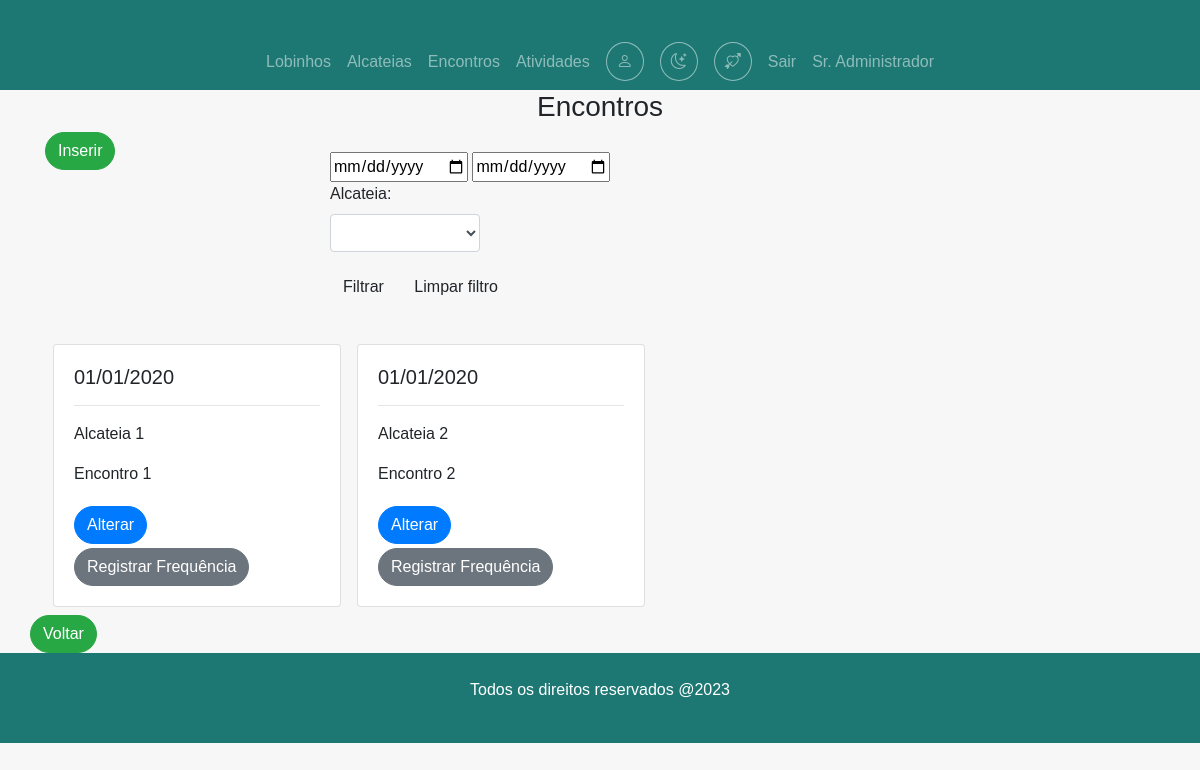
The app's page /app/controller/EncontroController.php (signed in) with its own data.
### tables this page shows
CREATE TABLE tb_encontros(
  id_encontro int AUTO_INCREMENT,
  id_alcateia int NOT NULL,
  data DATE NOT NULL,
  descricao TEXT(255) NOT NULL,
  PRIMARY KEY (id_encontro),
  FOREIGN KEY (id_alcateia) REFERENCES tb_alcateias (id_alcateia)
);

CREATE TABLE tb_alcateias (
  id_alcateia int AUTO_INCREMENT,
  id_usuario_chefe int,
  id_usuario_primo int,
  nome VARCHAR(100) NOT NULL,
  PRIMARY KEY (id_alcateia)
);

### app/model/Encontro.php (called while the page is built, shortened)
<?php
class Encontro{
    private $id_encontro;
    private $alcateia;
    private $data;
    private $descricao;
    private $id_alcateia;
    public function getId_encontro()
    {
        return $this->id_encontro;
    }
    public function setId_encontro($id_encontro)
    {
        $this->id_encontro = $id_encontro;
        return $this;
    }
    public function getAlcateia()
    {
        return $this->alcateia;
    }
    public function setAlcateia($alcateia)
    {
        $this->alcateia = $alcateia;
        return $this;
    }
    public function getDataFormated()
    {
        if($this->data)
            return date_format(date_create($this->data),"d/m/Y");
        return "";
    }
    public function setData($data)
    {
        $this->data = $data;
        return $this;
    }
    public function getDescricao()
    {
        return $this->descricao;
    }
    public function setDescricao($descricao)
    {
        $this->descricao = $descricao;
        return $this;
    }
    public function getId_alcateia()
    {
        return $this->id_alcateia;
    }
    public function setId_alcateia($id_alcateia)
    {
        $this->id_alcateia = $id_alcateia;
        return $this;
    }
}

### app/dao/EncontroDAO.php (called while the page is built, shortened)
<?php
include_once(__DIR__ . "/../model/Encontro.php");
class EncontroDao {
     public function list(){
        $conn = Connection::getConn();
        $sql = "SELECT * FROM tb_encontros e ORDER BY e.data";
        $stm = $conn->prepare($sql);
        $stm->execute();
        $result = $stm->fetchAll();
        $encontros = $this->mapEncontro($result);
        foreach($encontros as $enc):
            $alcateia = $this->listAlcateias($enc->getId_alcateia());
        endforeach;
        return $encontros;
    }
    public function listAlcateias(int $id){
        $conn = Connection::getConn();
        $sql = "SELECT * FROM tb_alcateias a".
                " WHERE a.id_alcateia = ?";
        $stm = $conn->prepare($sql);
        $stm->execute([$id]);
        $result = $stm->fetchAll();
        return $this->mapAlcateia($result);
    }
    public function mapAlcateia($result){
        $alcateias = array();
        foreach ($result as $reg) {
            $alcateia = new Alcateia();
            $alcateia->setId_alcateia($reg['id_alcateia']);
            $alcateia->setNome($reg['nome']);
            array_push($alcateias, $alcateia);
        }
        return $alcateias;
    }
    public function mapEncontro($result){
        $encontros = array();
        foreach ($result as $reg) {
            $encontro = new Encontro();
            $encontro->setId_encontro($reg['id_encontro']);
            $encontro->setData($reg['data']);
            $encontro->setDescricao($reg['descricao']);
            $encontro->setId_alcateia($reg['id_alcateia']);
            array_push($encontros, $encontro);
        }
        return $encontros;
    }
}

### app/model/Alcateia.php (called while the page is built, shortened)
<?php
class Alcateia implements JsonSerializable {
    private $nome;
    public function getNome()
    {
        return $this->nome;
    }
    public function setNome($nome)
    {
        $this->nome = $nome;
        return $this;
    }
}

### app/view/pages/encontro/listEncontro.php (the view, shortened to what this page needs)
<?php
    require_once(__DIR__ . "/../../include/header.php");
    require_once(__DIR__ . "/../../include/menu.php");
    require_once(__DIR__ . "/../alcateia/selectAlcateia.php");
?>
<link rel="stylesheet" href="<?= BASEURL ?>/view/styles/listEncontro.css" />
<h3 class='text-center'>Encontros</h3>
<div class="container">
    <div class="row">
        <div class="col-3">
            <a class="btn btn-success" href="<?= BASEURL ?>/controller/EncontroController.php?action=create">Inserir</a>
        </div>
        <div class="col-6">
            <form method="POST" action="<?= BASEURL ?>/controller/EncontroController.php?filtered=true">
                <input class="filters" class="form-control" type="date" placeholder="De" name="desde"
                value="<?php
                            echo (isset($dados['desde']) ? $dados['desde'] : "");
                        ?>">
                <input class="filters" class="form-control" type="date" placeholder="Até" name="ate"
                value="<?php
                            echo (isset($dados['ate']) ? $dados['ate'] :  "");
                        ?>">
                <div class="form-group">
                    <label for="somAlcateia">Alcateia:</label>
                </div>
                <button class="btn btn-alert" type="submit"> Filtrar </button>
                <a href="<?= BASEURL ?>/controller/EncontroController.php?action=list" class="btn btn-alert"> Limpar filtro </a>
            </form>
        </div>
    </div>
    <div class="row" style="margin-top: 10px;">
        <div class="col-12">
            <?php if (count($dados["lista"]) == 0) : ?>
                <center colspan="6">Nenhum encontro encontrado, tente novamente.</center>
            <?php else: ?>
                <?php foreach($dados["lista"] as $enc): ?>
                    <div class="card my-2 mx-2" style="width: 18rem;">
                        <div class="card-body">
                            <h5 class="card-title"><?php echo $enc->getDataFormated();?></h5>
                            <hr>
                            <p class="card-text"><?php echo $enc->getAlcateia()->getNome();?></p>
                            <p class="card-text"><?php echo $enc->getDescricao();?></p>
                            <a class="btn btn-primary my-1"
                                href="<?= BASEURL ?>/controller/EncontroController.php?action=edit&id=<?= $enc->getId_encontro() ?>">
                                Alterar</a>
                            <a class="btn btn-secondary"
                                href="<?= BASEURL ?>/controller/FrequenciaController.php?action=createFrequencias&idEncontro=<?=
                                    $enc->getId_encontro()?>&idAlcateia=<?= $enc->getId_alcateia()?>">Registrar Frequência</a>
                        </div>
                    </div>
                <?php endforeach; ?>
            <?php endif; ?>
        </div>
        <a class="btn btn-success"
                href="<?= BASEURL ?>/controller/HomeController.php">Voltar</a>
    </div>
</div>
<?php
    require_once(__DIR__ . "/../../include/footer.php");
?>

### app/view/styles/main.css (style rules this page uses)
:root { --cor-dark-mod: #293556; }
body { overflow-x: hidden; min-height: 100vh; }
form { margin-top: 20px; margin-bottom: 20px; }

### app/view/styles/menu.css (style rules this page uses)
body { font-family: Arial, sans-serif; background-color: #f7f7f7; margin: 0; padding: 0; overflow-x: visible; }
.btn:link, .btn:visited { border-radius: 100px; }
.btn::after { content: ""; display: inline-block; height: 100%; width: 100%; border-radius: 100px; position: absolute; top: 0; left: 0; z-index: -1; transition: all .4s; }

### app/view/styles/listEncontro.css (style rules this page uses)
.filters { flex-direction: row; }
.col-12 { display: flex; flex-wrap: wrap; }

### records on screen
tb_encontros: data "01/01/2020", id_alcateia.nome "Alcateia 1", descricao "Encontro 1"
tb_encontros: data "01/01/2020", id_alcateia.nome "Alcateia 2", descricao "Encontro 2"

### other values on screen
$nome "Sr. Administrador"
